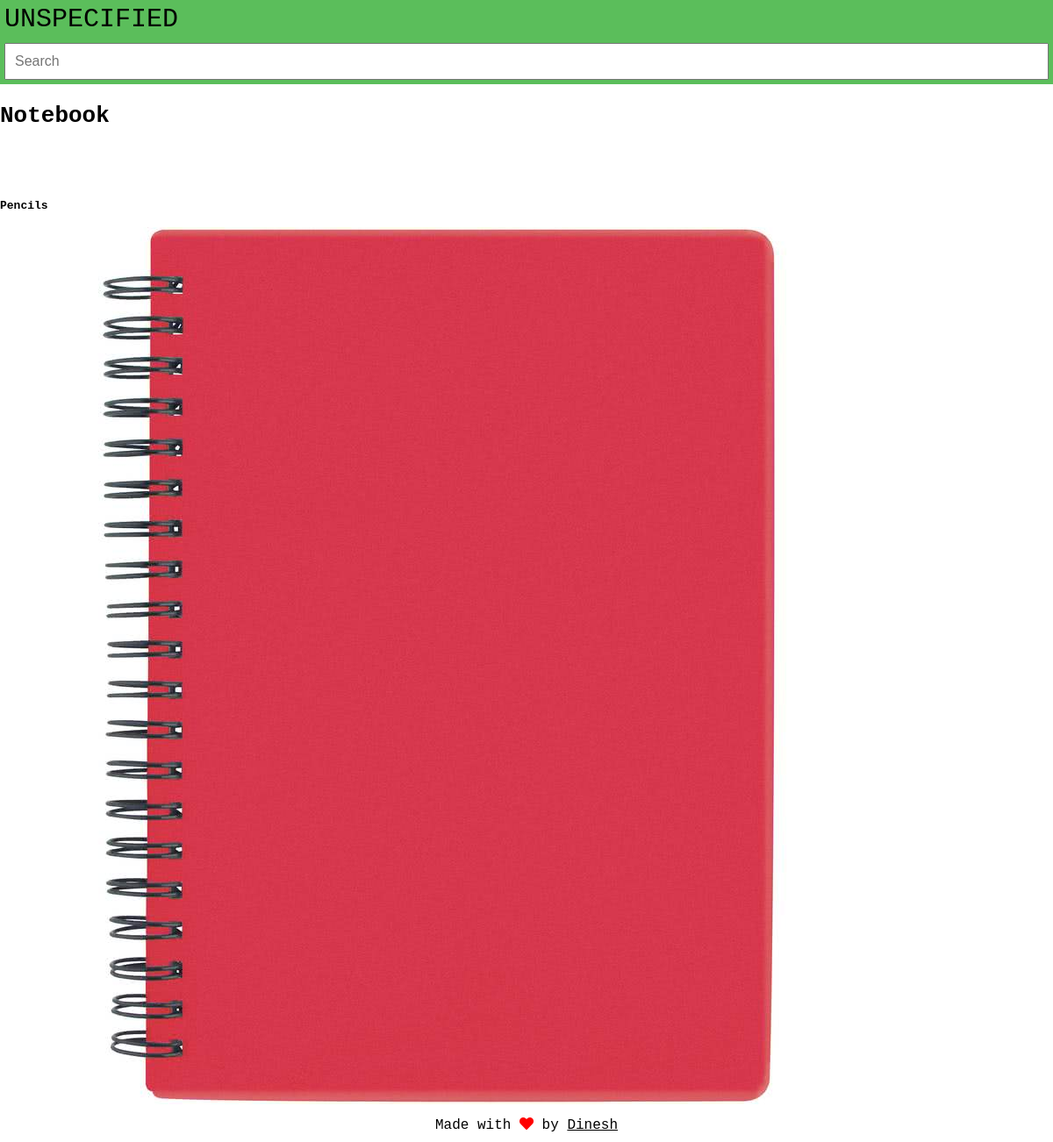
The page /products/1/ on the database its author committed.
### products/models.py (models this page shows, shortened)
class Product(models.Model):
    title  =models.CharField(max_length=120)
    slug   =models.SlugField(unique=True ,blank=True)
    desc   =models.TextField()
    price  =models.DecimalField(decimal_places=2,max_digits=20)
    image  =models.ImageField(upload_to=upload_image_path ,null=True,blank=True)
    objects=ProductManager()

### products/views.py (the view)
# urls.py: url(r'^(?P<pk>\d+)/$',product_detail_view.as_view()),
class product_detail_view(DetailView):
    queryset=Product.objects.all()
    template_name='product_detail.html'
    def get_context_data(self,*args,**kwargs):
        context=super(product_detail_view,self).get_context_data(*args,**kwargs)
        return context
    def get_object(self,*args,**kwargs):
        pk=self.kwargs.get('pk')
        instance=Product.objects.get_by_id(pk)
        if instance is None:
            raise Http404("Dafuq! Product does not exist")
        return instance

### products/models.py (called while the page is built)
    def get_by_id(self,id):
        qs=self.get_queryset().filter(id=id)
        if qs.count()==1:
            return qs.first()
        return None

### products/templates/product_detail.html
{% extends "base.html" %}
{%load static%}
{% block content %}
<div class="container">
    <div class="row">
        <div class="col">
            <h1>{{object.title}}</h1>
            <br><br><br>
            <h4>{{object.desc}}</h4>
            <img src="{{object.image.url}}" alt="Image not available" class="img-fluid"/>
        </div>
    </div>
</div>
{% endblock%}

### static/css/main.css (style rules this page uses)
body { padding: 0; margin: 0; position: relative; padding-top: 100px; font-family: monospace; }
.container { display: grid; grid-template-columns: 1fr; }

### rows shown on the page
Product: title "Notebook", desc "Pencils", image (picture)
